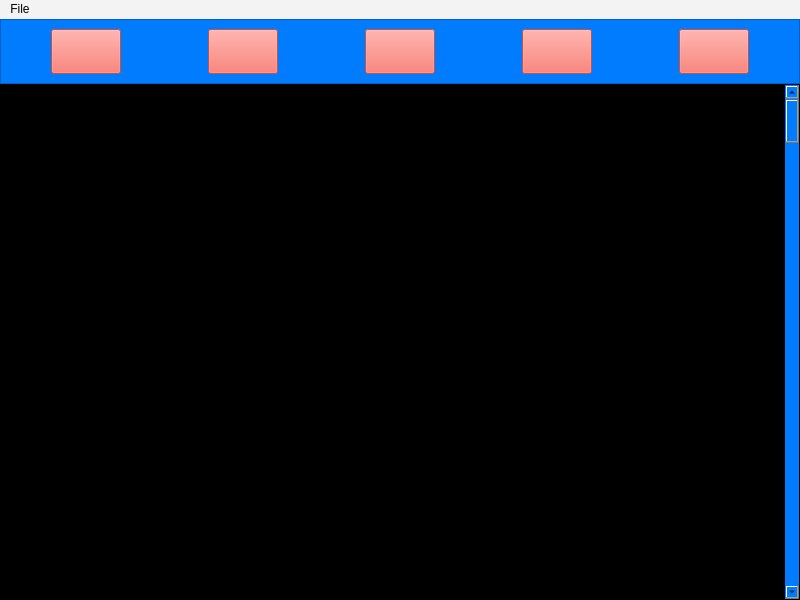
<?xml version="1.0" encoding="UTF-8"?>
<ui version="4.0">
 <class>MainWindow</class>
 <widget class="QMainWindow" name="MainWindow">
  <property name="geometry">
   <rect>
    <x>0</x>
    <y>0</y>
    <width>800</width>
    <height>600</height>
   </rect>
  </property>
  <property name="minimumSize">
   <size>
    <width>800</width>
    <height>600</height>
   </size>
  </property>
  <property name="windowTitle">
   <string>MainWindow</string>
  </property>
  <property name="styleSheet">
   <string notr="true">color: rgb(0, 0, 0);
background-color: rgb(243, 243, 243);
selection-background-color: rgb(137, 208, 255);
</string>
  </property>
  <widget class="QWidget" name="centralwidget">
   <layout class="QVBoxLayout" name="verticalLayout" stretch="1,8">
    <property name="spacing">
     <number>0</number>
    </property>
    <property name="leftMargin">
     <number>0</number>
    </property>
    <property name="topMargin">
     <number>0</number>
    </property>
    <property name="rightMargin">
     <number>0</number>
    </property>
    <property name="bottomMargin">
     <number>0</number>
    </property>
    <item>
     <widget class="QFrame" name="fram_botones">
      <property name="styleSheet">
       <string notr="true">
background-color: rgb(2, 124, 255);</string>
      </property>
      <property name="frameShape">
       <enum>QFrame::StyledPanel</enum>
      </property>
      <property name="frameShadow">
       <enum>QFrame::Raised</enum>
      </property>
      <layout class="QHBoxLayout" name="horizontalLayout_2">
       <item>
        <widget class="QPushButton" name="button_procesar">
         <property name="enabled">
          <bool>false</bool>
         </property>
         <property name="maximumSize">
          <size>
           <width>70</width>
           <height>70</height>
          </size>
         </property>
         <property name="acceptDrops">
          <bool>false</bool>
         </property>
         <property name="toolTip">
          <string notr="true" extracomment="Procesar"/>
         </property>
         <property name="toolTipDuration">
          <number>4</number>
         </property>
         <property name="whatsThis">
          <string comment="Botón de procesamiento"/>
         </property>
         <property name="autoFillBackground">
          <bool>false</bool>
         </property>
         <property name="styleSheet">
          <string notr="true">background-color: #EE6055;
color: rgb(0, 0, 0);
border-color: rgb(249, 160, 63);</string>
         </property>
         <property name="text">
          <string extracomment="Procesar"/>
         </property>
         <property name="icon">
          <iconset>
           <normaloff>imagenes/procesar.png</normaloff>imagenes/procesar.png</iconset>
         </property>
         <property name="iconSize">
          <size>
           <width>50</width>
           <height>50</height>
          </size>
         </property>
         <property name="shortcut">
          <string>Ctrl+P</string>
         </property>
        </widget>
       </item>
       <item>
        <spacer name="horizontalSpacer_4">
         <property name="orientation">
          <enum>Qt::Horizontal</enum>
         </property>
         <property name="sizeType">
          <enum>QSizePolicy::Fixed</enum>
         </property>
         <property name="sizeHint" stdset="0">
          <size>
           <width>40</width>
           <height>20</height>
          </size>
         </property>
        </spacer>
       </item>
       <item>
        <widget class="QPushButton" name="button_bbox">
         <property name="enabled">
          <bool>false</bool>
         </property>
         <property name="maximumSize">
          <size>
           <width>70</width>
           <height>70</height>
          </size>
         </property>
         <property name="whatsThis">
          <string comment="Botón On/Off bbox"/>
         </property>
         <property name="styleSheet">
          <string notr="true">background-color: #EE6055;
color: rgb(0, 0, 0);
border-color: rgb(249, 160, 63);</string>
         </property>
         <property name="text">
          <string/>
         </property>
         <property name="icon">
          <iconset>
           <normaloff>imagenes/bbox.png</normaloff>imagenes/bbox.png</iconset>
         </property>
         <property name="iconSize">
          <size>
           <width>50</width>
           <height>50</height>
          </size>
         </property>
         <property name="shortcut">
          <string>Ctrl+B</string>
         </property>
        </widget>
       </item>
       <item>
        <spacer name="horizontalSpacer_5">
         <property name="orientation">
          <enum>Qt::Horizontal</enum>
         </property>
         <property name="sizeType">
          <enum>QSizePolicy::Fixed</enum>
         </property>
         <property name="sizeHint" stdset="0">
          <size>
           <width>40</width>
           <height>20</height>
          </size>
         </property>
        </spacer>
       </item>
       <item>
        <widget class="QPushButton" name="button_leveling">
         <property name="enabled">
          <bool>false</bool>
         </property>
         <property name="maximumSize">
          <size>
           <width>70</width>
           <height>70</height>
          </size>
         </property>
         <property name="whatsThis">
          <string comment="Botón SM"/>
         </property>
         <property name="styleSheet">
          <string notr="true">background-color: #EE6055;
color: rgb(0, 0, 0);
border-color: rgb(249, 160, 63);</string>
         </property>
         <property name="text">
          <string/>
         </property>
         <property name="icon">
          <iconset>
           <normaloff>imagenes/merge.png</normaloff>imagenes/merge.png</iconset>
         </property>
         <property name="iconSize">
          <size>
           <width>50</width>
           <height>50</height>
          </size>
         </property>
         <property name="shortcut">
          <string>Ctrl+M</string>
         </property>
        </widget>
       </item>
       <item>
        <spacer name="horizontalSpacer_2">
         <property name="orientation">
          <enum>Qt::Horizontal</enum>
         </property>
         <property name="sizeType">
          <enum>QSizePolicy::Fixed</enum>
         </property>
         <property name="sizeHint" stdset="0">
          <size>
           <width>40</width>
           <height>20</height>
          </size>
         </property>
        </spacer>
       </item>
       <item>
        <widget class="QPushButton" name="button_prepro">
         <property name="enabled">
          <bool>false</bool>
         </property>
         <property name="maximumSize">
          <size>
           <width>70</width>
           <height>70</height>
          </size>
         </property>
         <property name="whatsThis">
          <string comment="Botón Prepro"/>
         </property>
         <property name="styleSheet">
          <string notr="true">background-color: #EE6055;
color: rgb(0, 0, 0);
border-color: rgb(249, 160, 63);</string>
         </property>
         <property name="text">
          <string/>
         </property>
         <property name="icon">
          <iconset>
           <normaloff>imagenes/prerpo.png</normaloff>imagenes/prerpo.png</iconset>
         </property>
         <property name="iconSize">
          <size>
           <width>50</width>
           <height>50</height>
          </size>
         </property>
         <property name="shortcut">
          <string>Ctrl+L</string>
         </property>
        </widget>
       </item>
       <item>
        <spacer name="horizontalSpacer">
         <property name="orientation">
          <enum>Qt::Horizontal</enum>
         </property>
         <property name="sizeType">
          <enum>QSizePolicy::Fixed</enum>
         </property>
         <property name="sizeHint" stdset="0">
          <size>
           <width>40</width>
           <height>20</height>
          </size>
         </property>
        </spacer>
       </item>
       <item>
        <widget class="QPushButton" name="button_clear">
         <property name="enabled">
          <bool>false</bool>
         </property>
         <property name="maximumSize">
          <size>
           <width>70</width>
           <height>70</height>
          </size>
         </property>
         <property name="whatsThis">
          <string comment="Botón resetear"/>
         </property>
         <property name="styleSheet">
          <string notr="true">background-color: #EE6055;
color: rgb(0, 0, 0);
border-color: rgb(249, 160, 63);</string>
         </property>
         <property name="text">
          <string/>
         </property>
         <property name="icon">
          <iconset>
           <normaloff>imagenes/resetear.png</normaloff>imagenes/resetear.png</iconset>
         </property>
         <property name="iconSize">
          <size>
           <width>50</width>
           <height>50</height>
          </size>
         </property>
         <property name="shortcut">
          <string>Ctrl+R</string>
         </property>
        </widget>
       </item>
      </layout>
     </widget>
    </item>
    <item>
     <widget class="QFrame" name="frame">
      <property name="styleSheet">
       <string notr="true">background-color: rgb(0, 0, 0);</string>
      </property>
      <property name="frameShape">
       <enum>QFrame::StyledPanel</enum>
      </property>
      <property name="frameShadow">
       <enum>QFrame::Raised</enum>
      </property>
      <layout class="QHBoxLayout" name="horizontalLayout" stretch="8,0">
       <property name="spacing">
        <number>0</number>
       </property>
       <property name="leftMargin">
        <number>0</number>
       </property>
       <property name="topMargin">
        <number>0</number>
       </property>
       <property name="rightMargin">
        <number>0</number>
       </property>
       <property name="bottomMargin">
        <number>0</number>
       </property>
       <item>
        <widget class="QFrame" name="frame_images">
         <property name="autoFillBackground">
          <bool>false</bool>
         </property>
         <property name="styleSheet">
          <string notr="true">background-color: rgb(0, 0, 0);</string>
         </property>
         <property name="frameShape">
          <enum>QFrame::StyledPanel</enum>
         </property>
         <property name="frameShadow">
          <enum>QFrame::Raised</enum>
         </property>
         <layout class="QHBoxLayout" name="horizontalLayout_3" stretch="0,8,0">
          <property name="spacing">
           <number>0</number>
          </property>
          <property name="leftMargin">
           <number>0</number>
          </property>
          <property name="topMargin">
           <number>0</number>
          </property>
          <property name="rightMargin">
           <number>0</number>
          </property>
          <property name="bottomMargin">
           <number>0</number>
          </property>
          <item>
           <widget class="QLabel" name="label_infoImage">
            <property name="styleSheet">
             <string notr="true">color: rgb(255, 255, 255);
font: 10pt &quot;Sans Serif Collection&quot;;</string>
            </property>
            <property name="text">
             <string/>
            </property>
            <property name="alignment">
             <set>Qt::AlignLeading|Qt::AlignLeft|Qt::AlignTop</set>
            </property>
            <property name="margin">
             <number>10</number>
            </property>
            <property name="indent">
             <number>2</number>
            </property>
           </widget>
          </item>
          <item>
           <widget class="QLabel" name="label_image">
            <property name="enabled">
             <bool>false</bool>
            </property>
            <property name="mouseTracking">
             <bool>true</bool>
            </property>
            <property name="tabletTracking">
             <bool>false</bool>
            </property>
            <property name="acceptDrops">
             <bool>true</bool>
            </property>
            <property name="autoFillBackground">
             <bool>false</bool>
            </property>
            <property name="styleSheet">
             <string notr="true">background-color: rgb(0, 0, 0);</string>
            </property>
            <property name="text">
             <string/>
            </property>
            <property name="alignment">
             <set>Qt::AlignCenter</set>
            </property>
           </widget>
          </item>
          <item>
           <widget class="QLabel" name="label_mip">
            <property name="text">
             <string/>
            </property>
            <property name="alignment">
             <set>Qt::AlignCenter</set>
            </property>
           </widget>
          </item>
         </layout>
         <zorder>label_infoImage</zorder>
         <zorder>label_mip</zorder>
         <zorder>label_image</zorder>
        </widget>
       </item>
       <item>
        <widget class="QScrollBar" name="slider_image">
         <property name="autoFillBackground">
          <bool>false</bool>
         </property>
         <property name="styleSheet">
          <string notr="true">background-color: rgb(2, 124, 255);
</string>
         </property>
         <property name="orientation">
          <enum>Qt::Vertical</enum>
         </property>
        </widget>
       </item>
      </layout>
     </widget>
    </item>
   </layout>
  </widget>
  <widget class="QMenuBar" name="menubar">
   <property name="geometry">
    <rect>
     <x>0</x>
     <y>0</y>
     <width>800</width>
     <height>22</height>
    </rect>
   </property>
   <widget class="QMenu" name="menuFile">
    <property name="title">
     <string>File</string>
    </property>
    <addaction name="add_image"/>
    <addaction name="guardar_mip"/>
   </widget>
   <addaction name="menuFile"/>
  </widget>
  <action name="add_image">
   <property name="text">
    <string>Abrir Archivo</string>
   </property>
   <property name="shortcut">
    <string>Ctrl+O</string>
   </property>
  </action>
  <action name="actionGuardar_Archivo">
   <property name="text">
    <string>Guardar Archivo</string>
   </property>
   <property name="shortcut">
    <string>Ctrl+S</string>
   </property>
  </action>
  <action name="guardar_mip">
   <property name="text">
    <string>Guardar SM</string>
   </property>
   <property name="shortcut">
    <string>Ctrl+Shift+S</string>
   </property>
  </action>
 </widget>
 <resources/>
 <connections/>
</ui>
